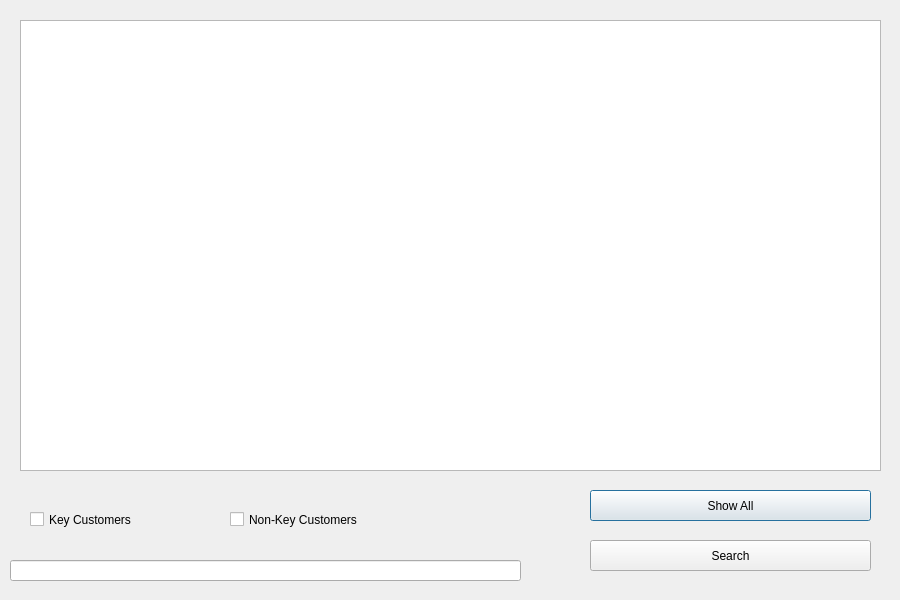
<?xml version="1.0" encoding="UTF-8"?>
<ui version="4.0">
 <class>AdminWindow</class>
 <widget class="QDialog" name="AdminWindow">
  <property name="geometry">
   <rect>
    <x>0</x>
    <y>0</y>
    <width>900</width>
    <height>600</height>
   </rect>
  </property>
  <property name="windowTitle">
   <string>Dialog</string>
  </property>
  <widget class="QTableWidget" name="tableWidget">
   <property name="geometry">
    <rect>
     <x>20</x>
     <y>20</y>
     <width>861</width>
     <height>451</height>
    </rect>
   </property>
  </widget>
  <widget class="QLineEdit" name="searchBar">
   <property name="geometry">
    <rect>
     <x>10</x>
     <y>560</y>
     <width>511</width>
     <height>21</height>
    </rect>
   </property>
  </widget>
  <widget class="QCheckBox" name="keyCust_CheckBox">
   <property name="geometry">
    <rect>
     <x>30</x>
     <y>510</y>
     <width>111</width>
     <height>19</height>
    </rect>
   </property>
   <property name="text">
    <string>Key Customers</string>
   </property>
  </widget>
  <widget class="QCheckBox" name="nonKeyCust_CheckBox">
   <property name="geometry">
    <rect>
     <x>230</x>
     <y>510</y>
     <width>131</width>
     <height>19</height>
    </rect>
   </property>
   <property name="text">
    <string>Non-Key Customers</string>
   </property>
  </widget>
  <widget class="QPushButton" name="showAll_Button">
   <property name="geometry">
    <rect>
     <x>590</x>
     <y>490</y>
     <width>281</width>
     <height>31</height>
    </rect>
   </property>
   <property name="text">
    <string>Show All</string>
   </property>
  </widget>
  <widget class="QPushButton" name="search_Button">
   <property name="geometry">
    <rect>
     <x>590</x>
     <y>540</y>
     <width>281</width>
     <height>31</height>
    </rect>
   </property>
   <property name="text">
    <string>Search</string>
   </property>
  </widget>
 </widget>
 <resources/>
 <connections/>
</ui>
